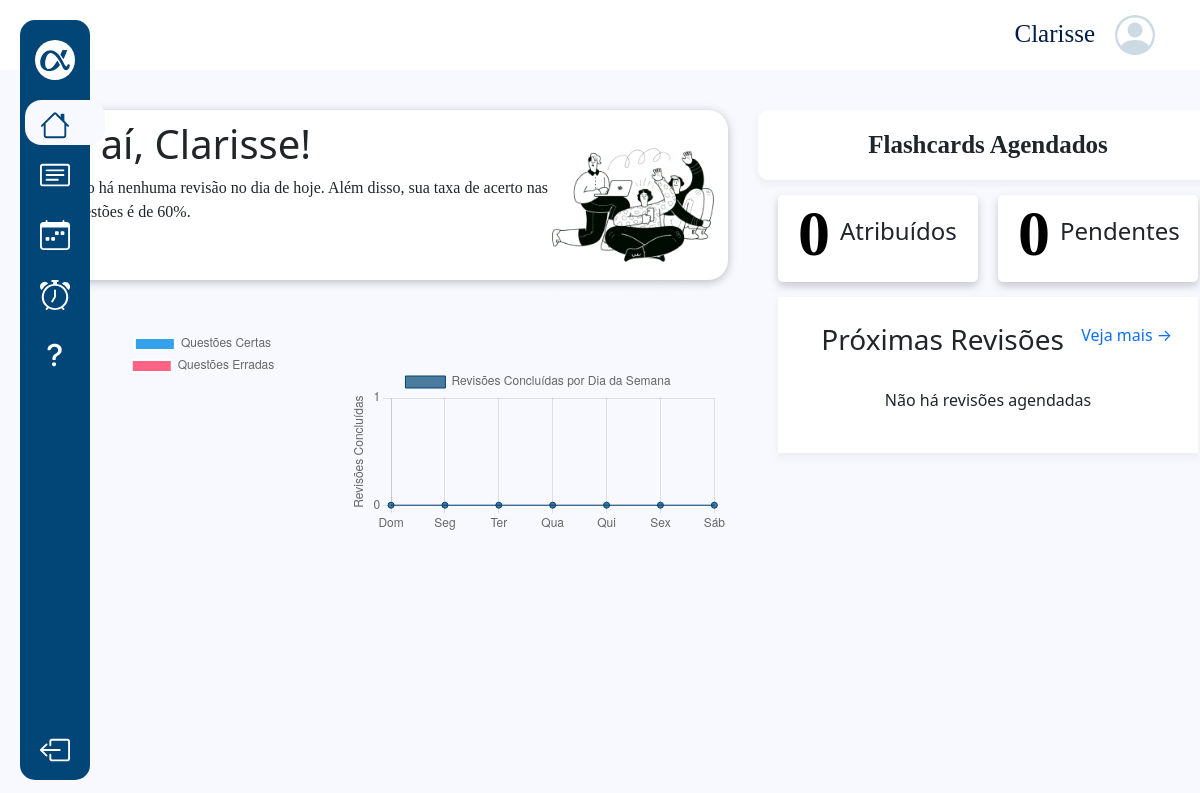
Before: /dashboard (signed in) with the older database file.
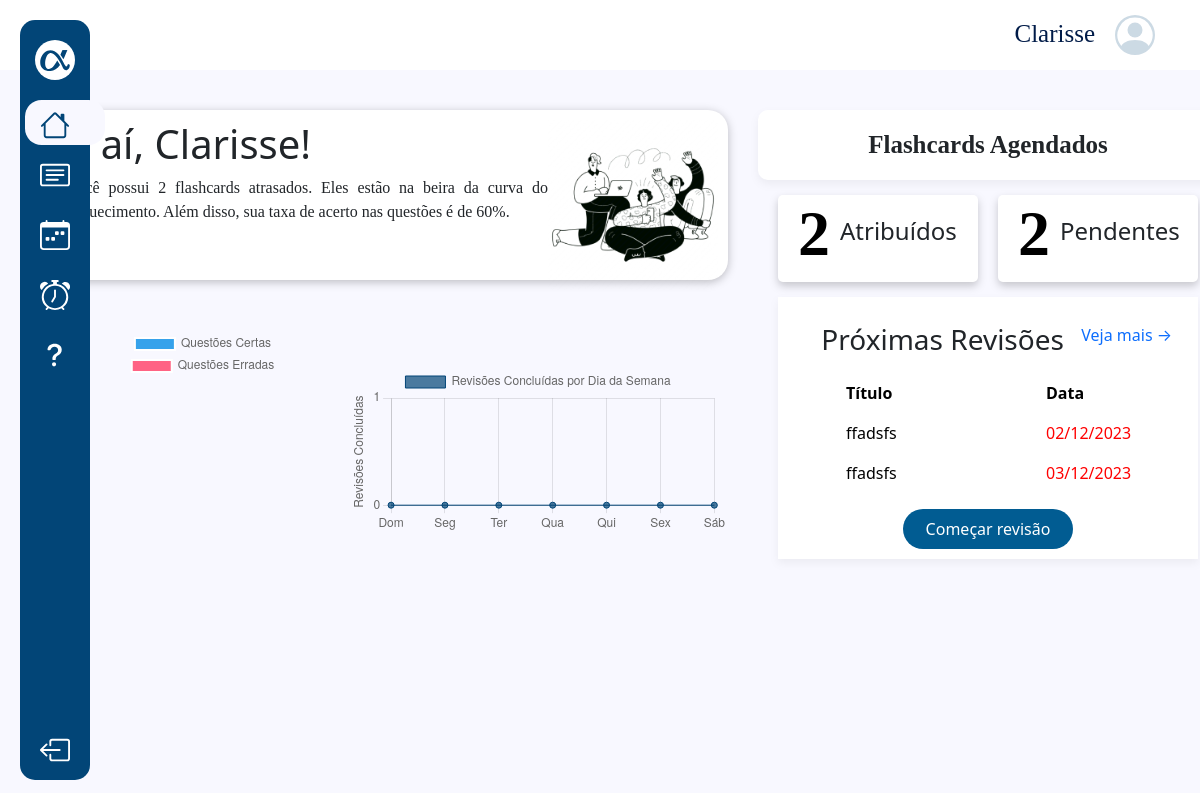
After: the same page with the newer database file.
### revisao/models.py (models this page shows)
class Revisao(models.Model):
    user = models.ForeignKey(User, on_delete=models.CASCADE)
    flashcard = models.ForeignKey(Flashcard, on_delete=models.CASCADE)
    data_agendada = models.DateField()
    concluida = models.BooleanField(default=False)

class Flashcard(models.Model):
    user = models.ForeignKey(User, on_delete=models.CASCADE)
    titulo = models.CharField(max_length=150)
    content = QuillField()
    data = models.DateField(default=timezone.now)

### core/views/home.py (the view)
# urls.py: path('dashboard', dashboard, name='dashboard'),
@login_required
def dashboard(request):
    user = request.user
    todas_revisoes = get_revisions(user, concluida=False, data_agendada__gte=date.today()).order_by('data_agendada')
    revisoes_do_dia = get_revisions(user, data_agendada=date.today(), concluida=False)
    revisoes_pendentes = get_revisions(user, data_agendada__lt=date.today(), concluida=False)
    revisao = Revisao.objects.filter(user=user, concluida=False, data_agendada__lte=date.today()).order_by('data_agendada').first()
    serialized_data = revisoes(user)
    context = {
        'todas_revisoes': todas_revisoes,
        'revisoes_do_dia': revisoes_do_dia,
        'revisoes_pendentes': revisoes_pendentes,
        'serialized_data': serialized_data,
        'revisao':revisao,
        }
    return render(request, "core/pages/dashboard.html", context)

### core/views/home.py (called while the page is built)
def get_revisions(user, **kwargs):
    return Revisao.objects.filter(user=user, **kwargs)

def revisoes(user):
    start_of_week, end_of_week = semana_atual()
    data = get_revisions(user, concluida=True, data_agendada__range=[start_of_week, end_of_week]) \
        .values('data_agendada').annotate(revisoes=Count('id')).order_by('data_agendada')
    weekdays = ['Dom', 'Seg', 'Ter', 'Qua', 'Qui', 'Sex', 'Sáb']
    revisoes_por_dia = [0] * len(weekdays)
    for item in data:
        data_agendada = item['data_agendada'] + timedelta(days=1)  # Adicionando um dia
        day_of_week = data_agendada.weekday()
        revisoes_por_dia[day_of_week] = item['revisoes']
    data_to_serialize = {'weekdays': weekdays, 'revisoes': revisoes_por_dia}
    return json.dumps(data_to_serialize)

def semana_atual():
    today = datetime.now().date()  # Pegar somente a data atual, sem considerar a hora
    start_of_week = today - timedelta(days=today.weekday()) + timedelta(days=1)  # Início da semana, um dia depois
    end_of_week = start_of_week + timedelta(days=6)  # Fim da semana
    return start_of_week, end_of_week

### core/templates/core/pages/dashboard.html (shortened to what the changed rows need)
{% extends 'core/partials/base.html' %}
{% load static %}
{% block content %}
<br>
<div class="d-flex mt-3">
    <div class="">
        <div class="d-flex msgbv">
            <div>
                <h1>E aí, {{user.username}}!</h1>
                {% if revisoes_do_dia.count > 0 and revisoes_pendentes.count > 0 %}
                    {% if revisoes_do_dia.count == 1 %}
                        {% if revisoes_pendentes.count == 1 %}
                            <p>No dia de hoje, está disponível 1 flashcard para revisão, mas não se esqueça do flashcard atrasado. Eles estão na beira da curva do esquecimento. Além disso, sua taxa de acerto nas questões é de 60%.</p>
                        {% else %}
                            <p>No dia de hoje, está disponível 1 flashcard para revisão, mas não se esqueça dos {{ revisoes_pendentes.count }} flashcards atrasados. Eles estão na beira da curva do esquecimento. Além disso, sua taxa de acerto nas questões é de 60%.</p>
                        {% endif %}
                    {% else %}
                        {% if revisoes_pendentes.count == 1 %}
                            <p>No dia de hoje, estão disponíveis {{ revisoes_do_dia.count }} flashcards para revisão, mas não podemos esquecer do flashcard atrasado. Ele está na beira da curva do esquecimento. Além disso, sua taxa de acerto nas questões é de 60%.</p>
                        {% else %}
                            <p>No dia de hoje, estão disponíveis {{ revisoes_do_dia.count }} flashcards para revisão, mas não podemos esquecer dos {{ revisoes_pendentes.count }} flashcards atrasados. Eles estão na beira da curva do esquecimento. Além disso, sua taxa de acerto nas questões é de 60%.</p>
                        {% endif %}
                    {% endif %}
                {% elif revisoes_do_dia.count == 0 and revisoes_pendentes.count > 0 %}
                    {% if revisoes_pendentes.count == 1 %}
                        <p>Você possui 1 flashcard atrasado. Ele está na beira da curva do esquecimento. Além disso, sua taxa de acerto nas questões é de 60%.</p>
                    {% else %}
                        <p>Você possui {{ revisoes_pendentes.count }} flashcards atrasados. Eles estão na beira da curva do esquecimento. Além disso, sua taxa de acerto nas questões é de 60%.</p>
                    {% endif %}
                {% else %}
                    <p>Não há nenhuma revisão no dia de hoje. Além disso, sua taxa de acerto nas questões é de 60%.</p>
                {% endif %}
            </div>
        </div>
                {% include 'questoes/partials/grafico.html' %}
                {% include 'revisao/grafico.html' %}
    </div>
    <div class="lado2">
        <div class="fage">
            <h1 class="d-flex justify-content-center">Flashcards Agendados</h1>
        </div>
        <div class="d-flex" style="width: 440px; margin: auto;">
            <div class="fatri">
                <h1>{{todas_revisoes.count}}</h1>
                <p>Atribuídos</p>
            </div>
            <div class="fatri">
                <h1>{{revisoes_pendentes.count}}</h1>
                <p>Pendentes</p>
            </div>
        </div>
        <div class="tabelare">
            {% if revisao %}
            <table class="table table-borderless">
                <tr class="ftr">
                    <th class="fth">Título</th>
                    <th class="fth">Data</th>
                </tr>
                {% for revisao in revisoes_pendentes|slice:":5" %}
                <tr class="ftr">
                    <td class="ftd"><a
                            href="{% url 'detalhes_flashcard' id=revisao.flashcard.id %}">{{revisao.flashcard.titulo}}</a>
                    </td>
                    <td class="ftd" id="pendentes">{{ revisao.data_agendada|date:"d/m/Y" }}</td>
                </tr>
                {% endfor %}
            </table>
            <div class="bcomecarev">
                <a href="{% url 'detalhes_flashcard' id=revisao.flashcard.id %}">Começar revisão</a>
            </div>
            {% else %}
            <div class="nhra">
                <p>Não há revisões agendadas</p>
            </div>
            {% endif %}
        </div>
    </div>
    <br>
    {% endblock %}

Changed rows visible on the page:
added Revisao: flashcard.titulo "ffadsfs", data_agendada "02/12/2023"
added Revisao: flashcard.titulo "ffadsfs", data_agendada "03/12/2023"
Other visible differences:
{{ revisoes_pendentes.count }}: (not shown) → "2"
{{ todas_revisoes.count }}: "0" → "2"
{{ revisoes_pendentes.count }}: "0" → "2"
text no longer shown: "Não há nenhuma revisão no dia de hoje. Além disso, sua taxa de acerto nas questões é de 60%. Não há revisões agendadas"
text now shown: "Você possui flashcards atrasados. Eles estão na beira da curva do esquecimento. Além disso, sua taxa de acerto nas questões é de 60%. Título Data Começar revisão"
